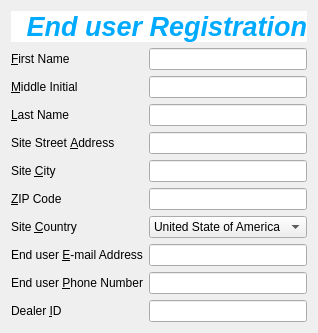
     <widget class="QWidget" name="endUserRegistrationPage">
      <layout class="QFormLayout" name="formLayout_6">
       <item row="0" column="0" colspan="2">
        <widget class="QLabel" name="label_19">
         <property name="palette">
          <palette>
           <active>
            <colorrole role="WindowText">
             <brush brushstyle="SolidPattern">
              <color alpha="255">
               <red>0</red>
               <green>170</green>
               <blue>255</blue>
              </color>
             </brush>
            </colorrole>
            <colorrole role="Base">
             <brush brushstyle="SolidPattern">
              <color alpha="255">
               <red>255</red>
               <green>255</green>
               <blue>255</blue>
              </color>
             </brush>
            </colorrole>
            <colorrole role="Window">
             <brush brushstyle="SolidPattern">
              <color alpha="255">
               <red>255</red>
               <green>255</green>
               <blue>255</blue>
              </color>
             </brush>
            </colorrole>
           </active>
           <inactive>
            <colorrole role="WindowText">
             <brush brushstyle="SolidPattern">
              <color alpha="255">
               <red>0</red>
               <green>170</green>
               <blue>255</blue>
              </color>
             </brush>
            </colorrole>
            <colorrole role="Base">
             <brush brushstyle="SolidPattern">
              <color alpha="255">
               <red>255</red>
               <green>255</green>
               <blue>255</blue>
              </color>
             </brush>
            </colorrole>
            <colorrole role="Window">
             <brush brushstyle="SolidPattern">
              <color alpha="255">
               <red>255</red>
               <green>255</green>
               <blue>255</blue>
              </color>
             </brush>
            </colorrole>
           </inactive>
           <disabled>
            <colorrole role="WindowText">
             <brush brushstyle="SolidPattern">
              <color alpha="255">
               <red>119</red>
               <green>119</green>
               <blue>119</blue>
              </color>
             </brush>
            </colorrole>
            <colorrole role="Base">
             <brush brushstyle="SolidPattern">
              <color alpha="255">
               <red>255</red>
               <green>255</green>
               <blue>255</blue>
              </color>
             </brush>
            </colorrole>
            <colorrole role="Window">
             <brush brushstyle="SolidPattern">
              <color alpha="255">
               <red>255</red>
               <green>255</green>
               <blue>255</blue>
              </color>
             </brush>
            </colorrole>
           </disabled>
          </palette>
         </property>
         <property name="font">
          <font>
           <pointsize>20</pointsize>
           <weight>75</weight>
           <italic>true</italic>
           <bold>true</bold>
          </font>
         </property>
         <property name="autoFillBackground">
          <bool>true</bool>
         </property>
         <property name="text">
          <string>End user Registration</string>
         </property>
         <property name="alignment">
          <set>Qt::AlignRight|Qt::AlignTrailing|Qt::AlignVCenter</set>
         </property>
         <property name="margin">
          <number>0</number>
         </property>
        </widget>
       </item>
       <item row="1" column="0">
        <widget class="QLabel" name="label_20">
         <property name="text">
          <string>&amp;First Name</string>
         </property>
         <property name="buddy">
          <cstring>firstNameLineEdit</cstring>
         </property>
        </widget>
       </item>
       <item row="1" column="1">
        <widget class="QLineEdit" name="firstNameLineEdit"/>
       </item>
       <item row="2" column="1">
        <widget class="QLineEdit" name="middleNameLineEdit"/>
       </item>
       <item row="2" column="0">
        <widget class="QLabel" name="label_21">
         <property name="text">
          <string>&amp;Middle Initial</string>
         </property>
         <property name="buddy">
          <cstring>middleNameLineEdit</cstring>
         </property>
        </widget>
       </item>
       <item row="3" column="0">
        <widget class="QLabel" name="label_22">
         <property name="text">
          <string>&amp;Last Name</string>
         </property>
         <property name="buddy">
          <cstring>lastNameLineEdit</cstring>
         </property>
        </widget>
       </item>
       <item row="3" column="1">
        <widget class="QLineEdit" name="lastNameLineEdit"/>
       </item>
       <item row="4" column="0">
        <widget class="QLabel" name="label_23">
         <property name="text">
          <string>Site Street &amp;Address</string>
         </property>
         <property name="buddy">
          <cstring>addressLineEdit</cstring>
         </property>
        </widget>
       </item>
       <item row="4" column="1">
        <widget class="QLineEdit" name="addressLineEdit"/>
       </item>
       <item row="5" column="0">
        <widget class="QLabel" name="label_24">
         <property name="text">
          <string>Site &amp;City</string>
         </property>
         <property name="buddy">
          <cstring>cityLineEdit</cstring>
         </property>
        </widget>
       </item>
       <item row="5" column="1">
        <widget class="QLineEdit" name="cityLineEdit"/>
       </item>
       <item row="6" column="0">
        <widget class="QLabel" name="label_25">
         <property name="text">
          <string>&amp;ZIP Code</string>
         </property>
         <property name="buddy">
          <cstring>zipCodeLineEdit</cstring>
         </property>
        </widget>
       </item>
       <item row="6" column="1">
        <widget class="QLineEdit" name="zipCodeLineEdit"/>
       </item>
       <item row="7" column="0">
        <widget class="QLabel" name="label_26">
         <property name="text">
          <string>Site &amp;Country</string>
         </property>
         <property name="buddy">
          <cstring>countryLineEdit</cstring>
         </property>
        </widget>
       </item>
       <item row="7" column="1">
        <widget class="QComboBox" name="countryLineEdit">
         <item>
          <property name="text">
           <string>United State of America</string>
          </property>
         </item>
        </widget>
       </item>
       <item row="8" column="0">
        <widget class="QLabel" name="label_27">
         <property name="text">
          <string>End user &amp;E-mail Address</string>
         </property>
         <property name="buddy">
          <cstring>emailAddressLineEdit</cstring>
         </property>
        </widget>
       </item>
       <item row="8" column="1">
        <widget class="QLineEdit" name="emailAddressLineEdit"/>
       </item>
       <item row="9" column="0">
        <widget class="QLabel" name="label_28">
         <property name="text">
          <string>End user &amp;Phone Number</string>
         </property>
         <property name="buddy">
          <cstring>phoneNumberLineEdit</cstring>
         </property>
        </widget>
       </item>
       <item row="9" column="1">
        <widget class="QLineEdit" name="phoneNumberLineEdit"/>
       </item>
       <item row="10" column="0">
        <widget class="QLabel" name="label_29">
         <property name="text">
          <string>Dealer &amp;ID</string>
         </property>
         <property name="buddy">
          <cstring>dealerIDLineEdit</cstring>
         </property>
        </widget>
       </item>
       <item row="10" column="1">
        <widget class="QLineEdit" name="dealerIDLineEdit"/>
       </item>
      </layout>
     </widget>
